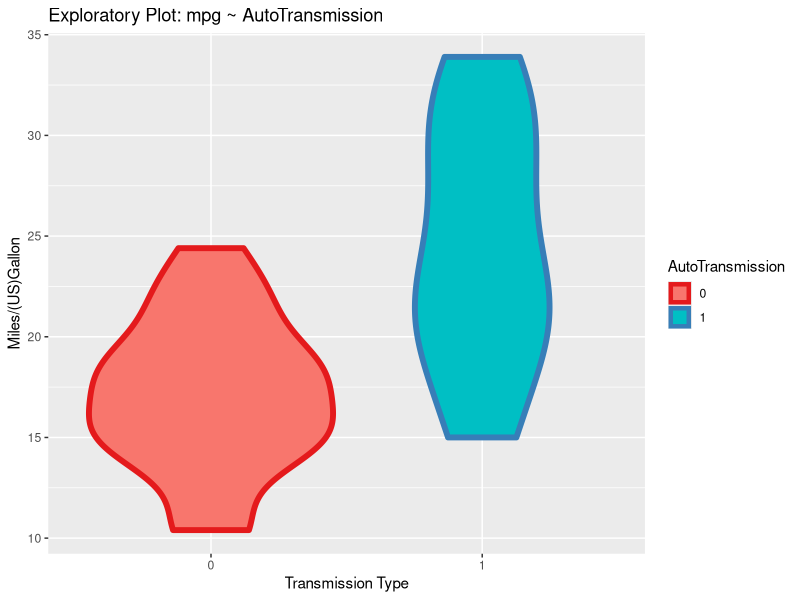
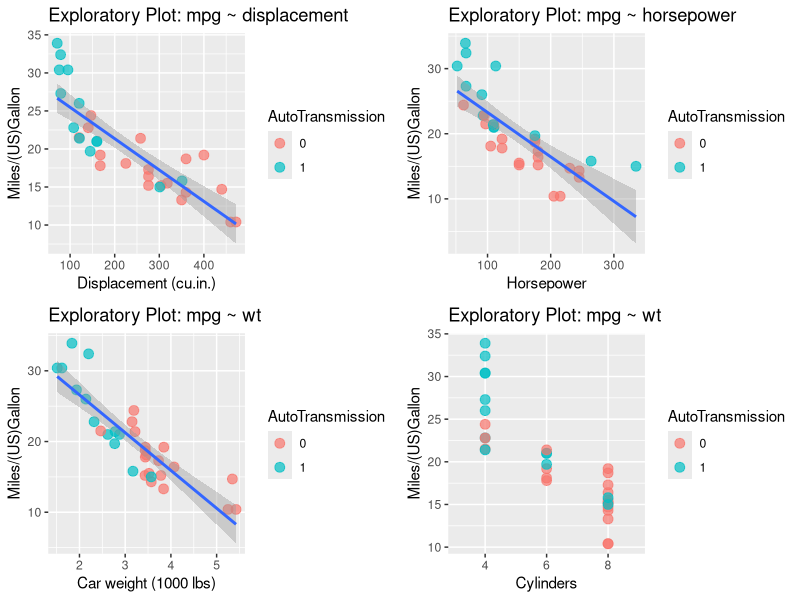

Write R code to recreate these figures, in order.
## ---- chunk 1
library(ggplot2);library(dplyr);library(grid);library(gridExtra)
data(mtcars)
## ---- chunk 2
mtcars2<-mutate(mtcars,mpg,disp,wt,hp,Cylinder=as.factor(cyl),AutoTransmission=as.factor(am))
mtcars2<-select(mtcars2,mpg,disp,wt,hp,Cylinder,AutoTransmission)
## ---- chunk 3
(g1<-ggplot(data=mtcars2,aes(x=AutoTransmission,y=mpg,col=AutoTransmission))+
         geom_violin(aes(fill=AutoTransmission),size=2)
+scale_color_brewer(palette="Set1")
+ggtitle("Exploratory Plot: mpg ~ AutoTransmission")
+labs(x="Transmission Type",y="Miles/(US)Gallon"))
## ---- chunk 4
g2<-ggplot(data=mtcars2,aes(x=disp,y=mpg))+geom_point(size=3,alpha=0.7,aes(col=AutoTransmission))+
        geom_smooth(method="lm")+ggtitle("Exploratory Plot: mpg ~ displacement")+
        labs(x="Displacement (cu.in.)",y="Miles/(US)Gallon")
g3<-ggplot(data=mtcars2,aes(x=hp,y=mpg))+geom_point(size=3,alpha=0.7,aes(col=AutoTransmission))+
        geom_smooth(method="lm")+ggtitle("Exploratory Plot: mpg ~ horsepower")+
        labs(x="Horsepower",y="Miles/(US)Gallon")
g4<-ggplot(data=mtcars2,aes(x=wt,y=mpg))+geom_point(size=3,alpha=0.7,aes(col=AutoTransmission))+
        geom_smooth(method="lm")+ggtitle("Exploratory Plot: mpg ~ wt")+
        labs(x="Car weight (1000 lbs)",y="Miles/(US)Gallon")
g5<-ggplot(data=mtcars2,aes(x=Cylinder,y=mpg))+geom_point(size=3,alpha=0.7,aes(col=AutoTransmission))+
        ggtitle("Exploratory Plot: mpg ~ wt")+
        labs(x="Cylinders",y="Miles/(US)Gallon")
grid.arrange(g2,g3,g4,g5,ncol=2)
